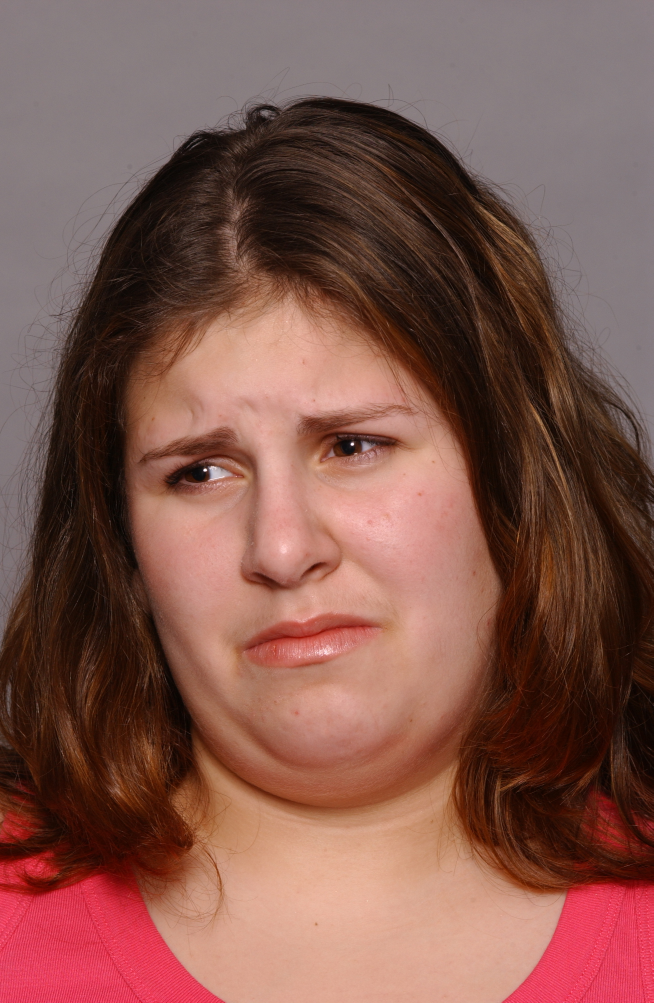
#> input picture resources/2_Emotion_HaSa_DB/F10SA_4416.SA.jpg, 1960 x 3008 px (shown at 1/3 size)
$ python -i ImageProcessor.py   (imports and definitions only)   (Python 2 division)
#> lines starting #> are read from the running program, lines starting #| are printed output that depends on the picture
#> further down, picture is the input picture: shape (3008, 1960, 3); mean B, G, R 78, 87.3, 129.4
import math
import cv2
import numpy as np
from src.EmotionRecognitionPepper.visualize import Draw
from src.EmotionRecognitionPepper.processor import Detector


def process_image(image):
    image = pre_process(image)
    rot_image = image.copy()
    faces = Detector.detect_face_from(image)
    '''Get Landmarks'''
    for face in faces:
        landmarks = Detector.get_all_facial_landmarks_from(image, face)
        if not landmarks:
            print("No landmarks found")
            return None, False

        '''If eyes are NOT horizontal rotate image so that they are'''
        left_eye, right_eye = Detector.get_eye_position(landmarks)
        if not eyes_are_horizontal(left_eye, right_eye):
            image = rotate_image_by_angle(image, get_angle(left_eye, right_eye))  # todo get right angle

        '''If nose is not in the center, move the image'''
        nose_position = Detector.get_specific_facial_landmarks(landmarks, [34])[0]
        if not nose_centered(image, nose_position):
            image = move_image(image, nose_position)  # todo move image properly
        rot_image = image.copy()

        # Draw.show_image("rotated, moved and scaled image", image)
    return rot_image, True


# resizing, convert to grayscale, applying clahe
def pre_process(image):
    image_resized = cv2.resize(image, (256, 256))
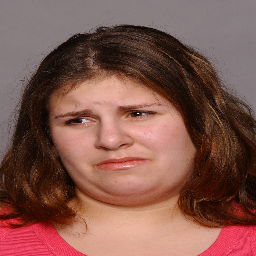
#> image_resized: shape (256, 256, 3); mean B, G, R 77.9, 87.2, 129.3
    image_gray = cv2.cvtColor(image_resized, cv2.COLOR_BGR2GRAY)
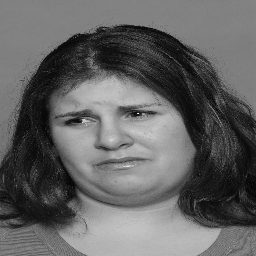
#> image_gray: shape (256, 256); min 3, max 249, mean 98.8
    clahe = cv2.createCLAHE(clipLimit=2.0, tileGridSize=(8, 8))
    return clahe.apply(image_gray)
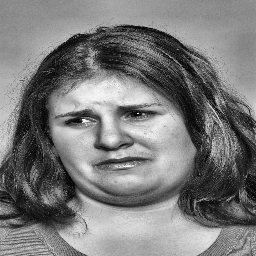
#> returned value: shape (256, 256); min 1, max 254, mean 121.9


def eyes_are_horizontal(left_eye, right_eye):
    return left_eye[1] is right_eye[1]


# [63 lines left out: functions rotate_image_by_angle, get_angle, calculate_angle, nose_centered, move_image, get_difference_between_points and 1 more, not called in this run]

>>> import cv2
>>> picture = cv2.imread('../../../resources/2_Emotion_HaSa_DB/F10SA_4416.SA.jpg')
#> (the run stopped early here; a loop or call above may not have finished)

$ run again, on resources/2_Emotion_HaSa_DB/F11SA_4554.SA.jpg
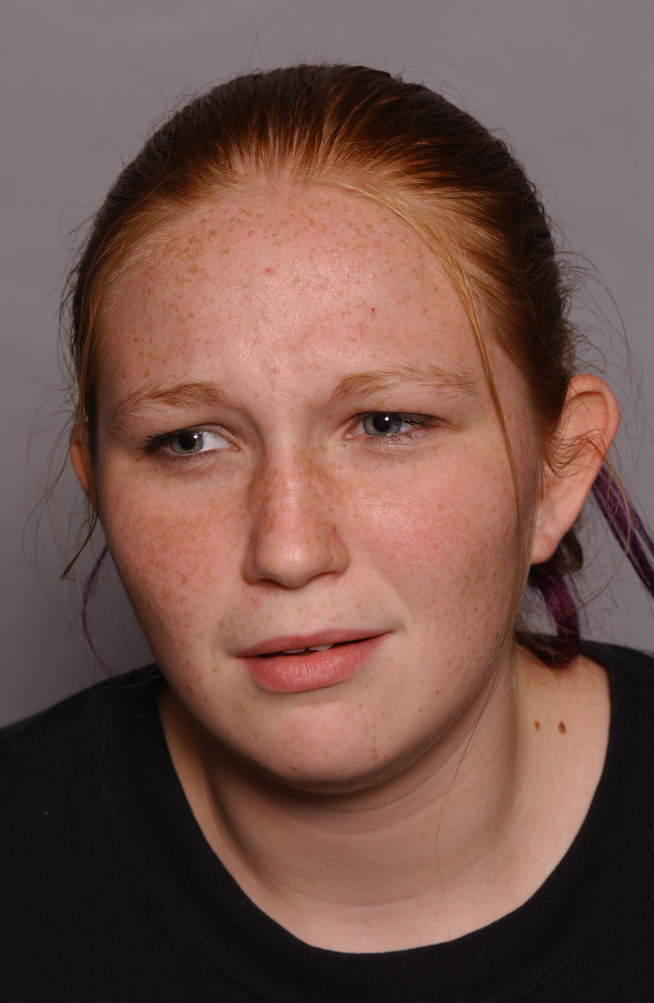
#> input picture resources/2_Emotion_HaSa_DB/F11SA_4554.SA.jpg, 1960 x 3008 px (shown at 1/3 size)
#> picture is the input picture: shape (3008, 1960, 3); mean B, G, R 76.4, 85, 116.3
#> in pre_process, `image_gray = cv2.cvtColor(image_resized, cv2.COLOR_BGR2GRAY)`:
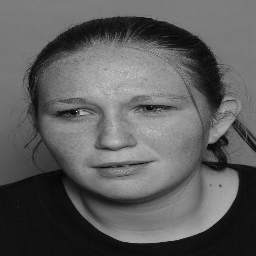
#> image_gray: shape (256, 256); min 3, max 239, mean 93.3
#> in pre_process, `return clahe.apply(image_gray)`:
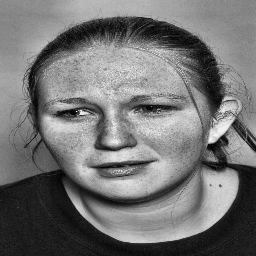
#> returned value: shape (256, 256); min 2, max 251, mean 115.8

$ run again, on resources/2_Emotion_HaSa_DB/F14SA_5622.SA.jpg
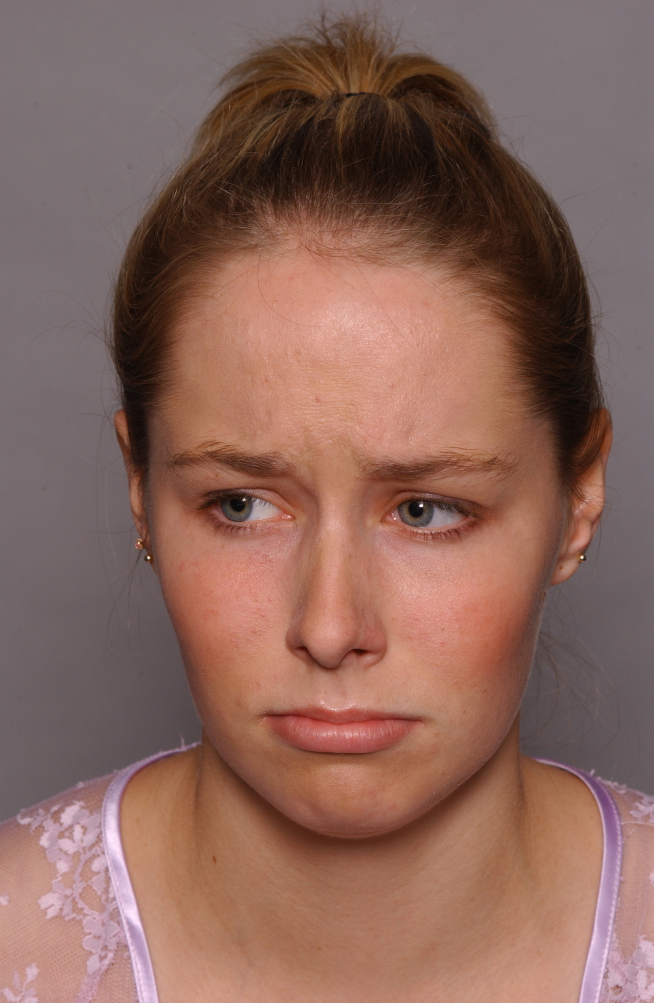
#> input picture resources/2_Emotion_HaSa_DB/F14SA_5622.SA.jpg, 1960 x 3008 px (shown at 1/3 size)
#> picture is the input picture: shape (3008, 1960, 3); mean B, G, R 91.5, 102, 137.8
#> in pre_process, `image_resized = cv2.resize(image, (256, 256))`:
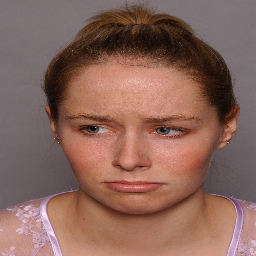
#> image_resized: shape (256, 256, 3); mean B, G, R 91.4, 101.8, 137.7
#> in pre_process, `return clahe.apply(image_gray)`:
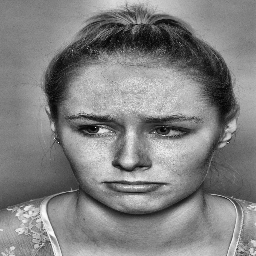
#> returned value: shape (256, 256); min 4, max 252, mean 129

$ run again, on resources/2_Emotion_HaSa_DB/F18SA_6210.SA.jpg
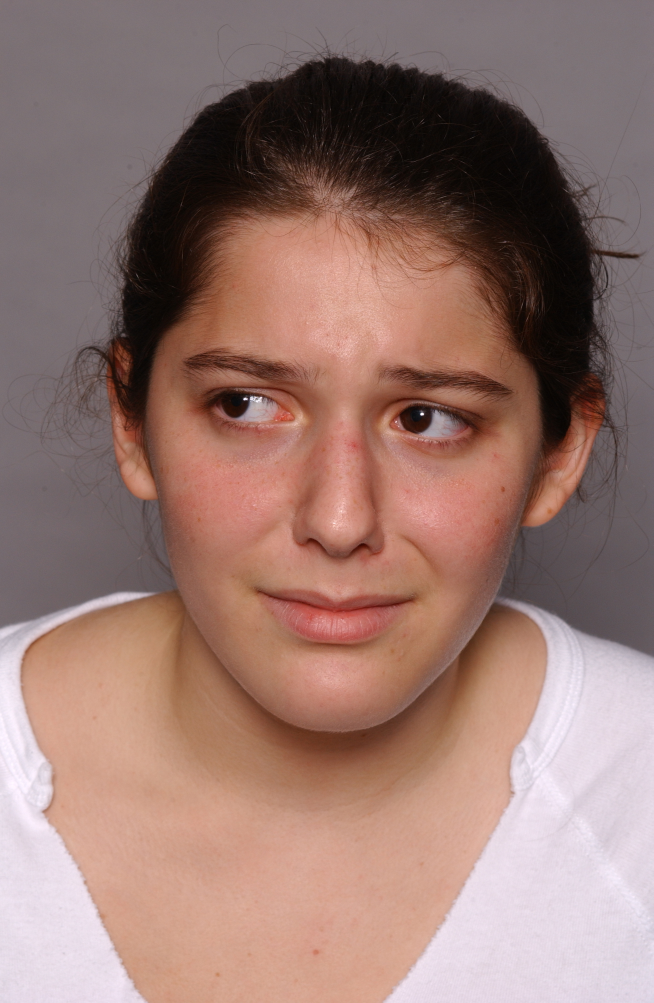
#> input picture resources/2_Emotion_HaSa_DB/F18SA_6210.SA.jpg, 1960 x 3008 px (shown at 1/3 size)
#> picture is the input picture: shape (3008, 1960, 3); mean B, G, R 112.4, 120, 151.3
#> in pre_process, `image_resized = cv2.resize(image, (256, 256))`:
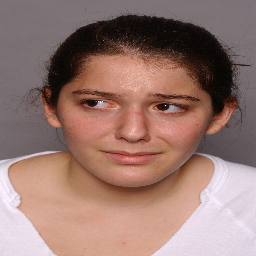
#> image_resized: shape (256, 256, 3); mean B, G, R 112.3, 120, 151.2
#> in pre_process, `return clahe.apply(image_gray)`:
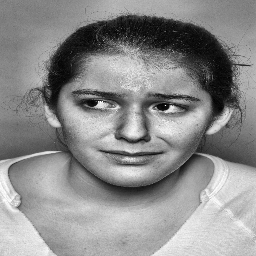
#> returned value: shape (256, 256); min 2, max 254, mean 140.2
